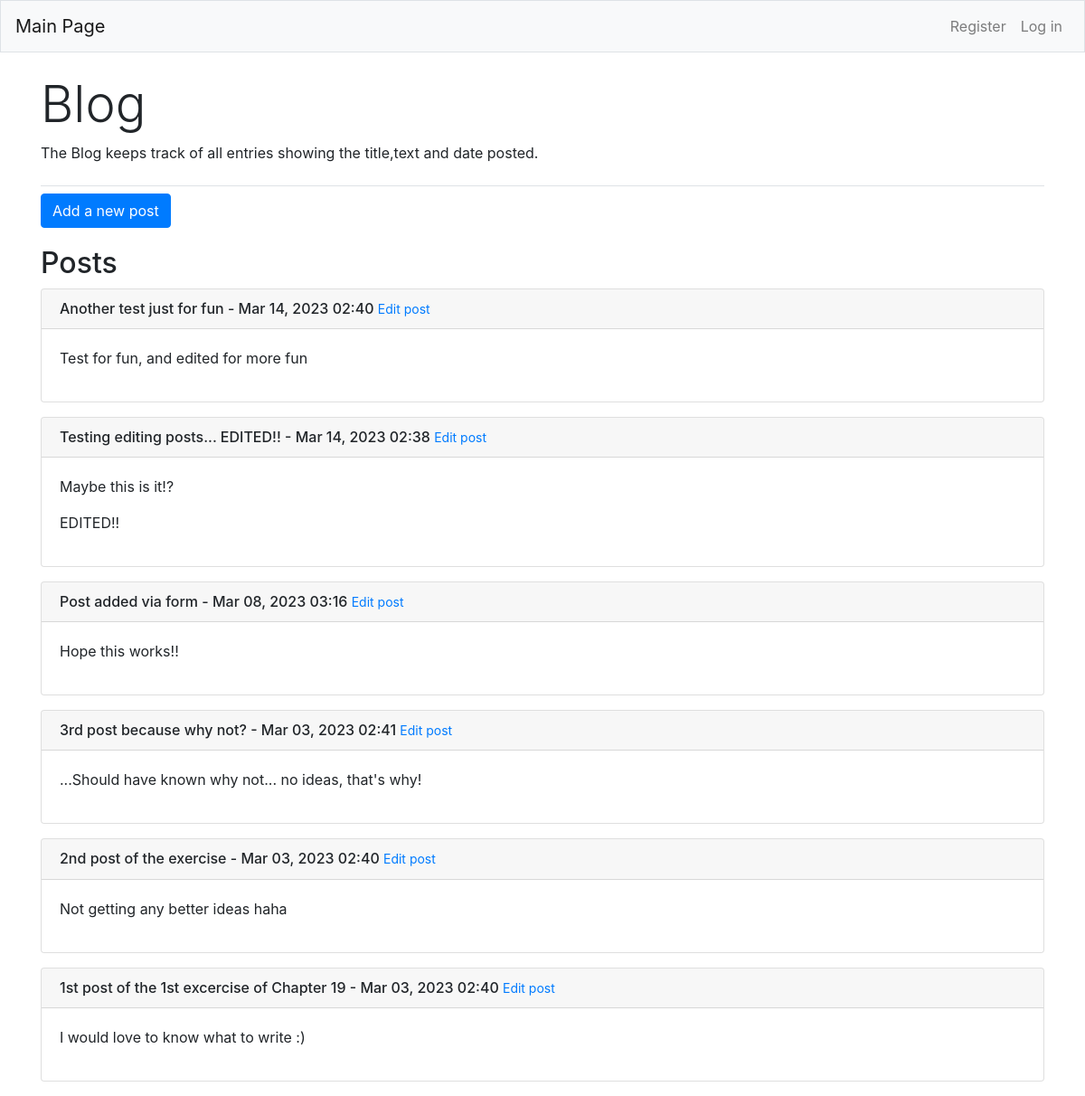
The app's page /, older data.
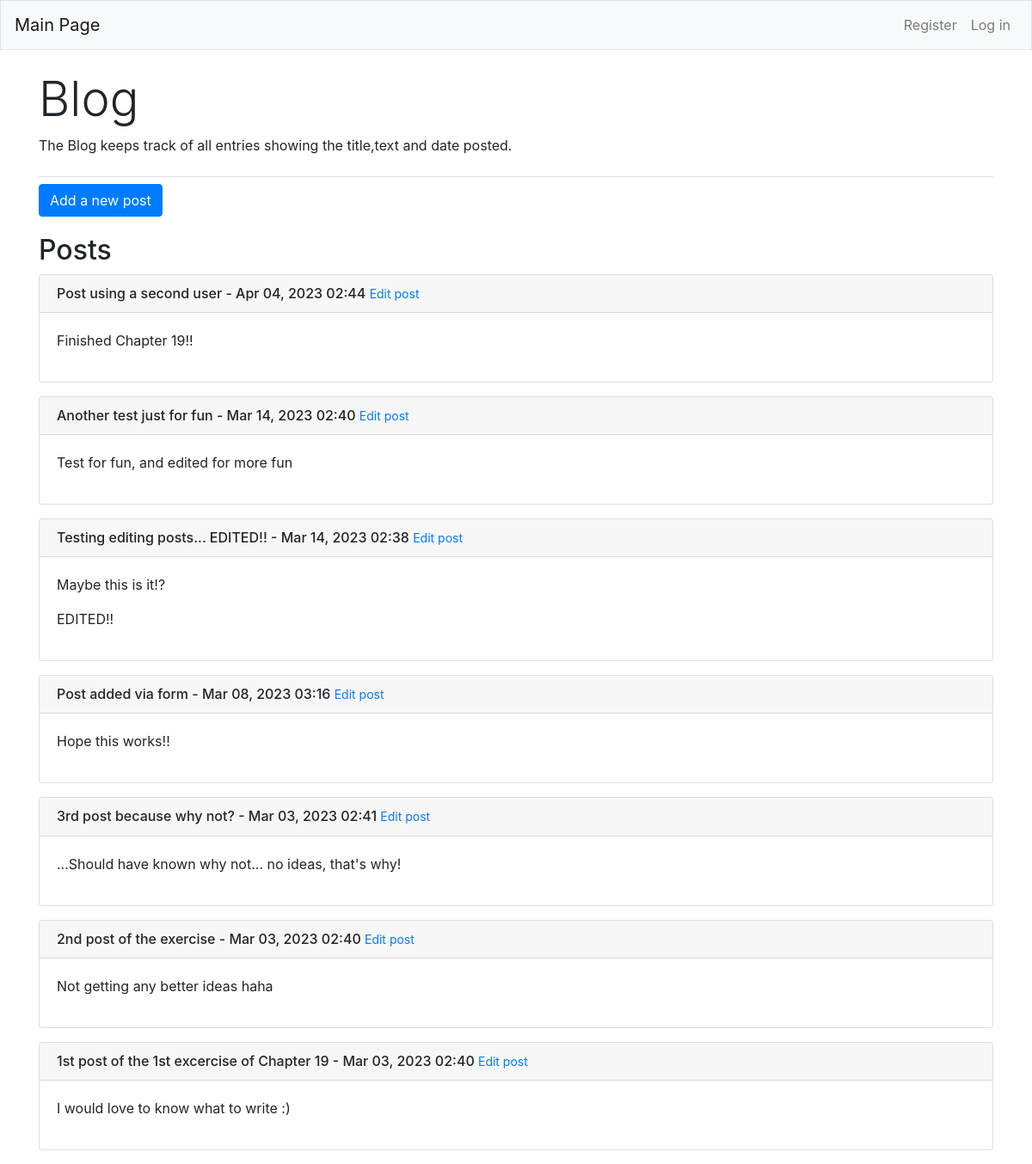
The same page, newer data.
### blogs/models.py (models this page shows, shortened)
class BlogPost(models.Model):
    title = models.CharField(max_length=50)
    text = models.CharField(max_length=200)
    date_added = models.DateTimeField(auto_now_add=True)
    owner = models.ForeignKey(User, on_delete=models.CASCADE)

### blogs/views.py (the view)
# urls.py: path("", views.index, name="index"),
def index(request):
    posts = BlogPost.objects.order_by("-date_added")
    context = {"posts": posts}
    return render(request, "blogs/index.html", context)

### blogs/templates/blogs/index.html
{% extends "blogs/base.html" %}
{% block page_header %}
    <h2 class="display-4">Blog</h2>
    <p>The Blog keeps track of all entries showing the title,text and date
    posted.</p>
{% endblock page_header %}
{% block content %}
     <a class="btn btn-primary" href="{% url 'blogs:new_post' %}"
        role="button" style="margin-bottom: 20px">Add a new post</a>
     <h2>Posts</h2>
    {% for post in posts %}
        <div class="card mb-3">
            <h6 class="card-header">
                {{ post.title }} - {{ post.date_added|date:"M d, Y H:i" }}
                <small><a href="{% url 'blogs:edit_post' post.id %}">
                    Edit post</a></small>
            </h6>
            <div class="card-body">
                {{ post.text|linebreaks }}
            </div>
        </div>
    {% empty %}
        <p>No posts have been added yet.</p>
    {% endfor %}
{% endblock content %}

### blogs/templates/blogs/base.html (shortened to what this page needs)
{% load bootstrap4 %}
<!doctype html>
<html lang="en">
<head>
    {% bootstrap_css %}
</head>
<body>
    <nav class="navbar navbar-expand-md navbar-light bg-light mb-4 border">
        <a class="navbar-brand" href="{% url 'blogs:index'%}">Main Page</a>
        <div class="collapse navbar-collapse" id="navbarCollapse">
            <ul class="navbar-nav ml-auto">
                {% if user.is_authenticated %}
                    <li class="nav-item">
                        <span class="navbar-text">"Hello, {{ user.username }}.</span>
                    </li>
                    <li class="nav-item">
                        <a class="nav-link" href="{% url 'users:logout' %}">Log out</a>
                    </li>
                {% else %}
                    <li class="nav-item">
                        <a class="nav-link" href="{% url 'users:register' %}">Register</a>
                    </li>
                    <li class="nav-item">
                        <a class="nav-link" href="{% url 'users:login' %}">Log in</a>
                    </li>
                {% endif %}
            </ul>
        </div>
    </nav>
    <main role="main" class="container">
        <div class="pb-2 mb-2 border-bottom">
            {% block page_header %}{% endblock page_header %}
        </div>
        <div>
            {% block content %}{% endblock content %}
        </div>
    </main>
</body>
</html>

Row changes from the older to the newer data that the page shows:
added BlogPost: title "Post using a second user", date_added "Apr 04, 2023 02:44", text "Finished Chapter 19!!"
